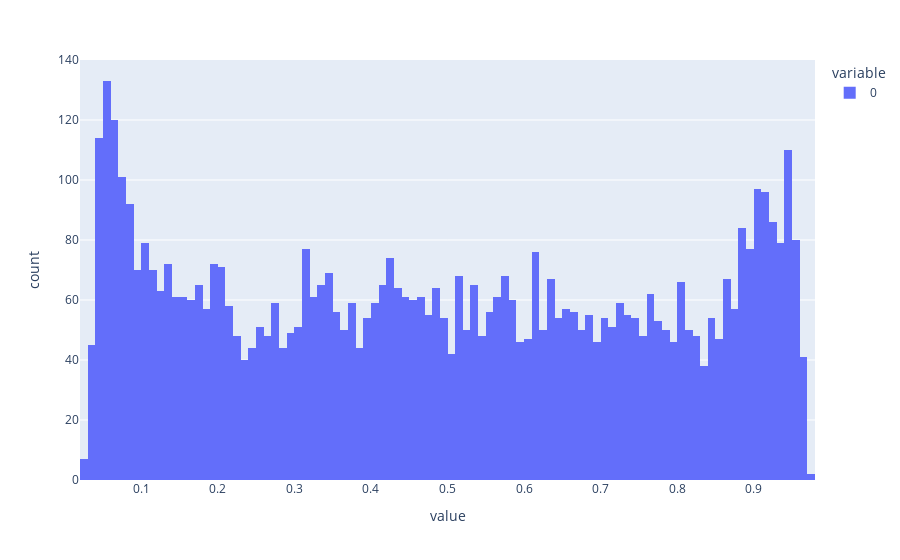

Notebook code for this chart:
### Code cell
import plotly.express as px
from sklearn.metrics import roc_auc_score

res = model.predict(side_features_test)
print(roc_auc_score(side_label_test, res))

fig = px.histogram(res, nbins=100)
fig.show()

### Figure 1 — Plotly figure (JSON) as saved in the notebook; plotly's stock layout.template omitted (floating-point values rounded to 4 significant figures; data arrays with more than 128 entries replaced by an {"elided": "..."} marker saying what was removed)
{"data": [{"bingroup": "x", "hovertemplate": "variable=0<br>value=%{x}<br>count=%{y}<extra></extra>", "legendgroup": "0", "marker": {"color": "#636efa", "pattern": {"shape": ""}}, "name": "0", "nbinsx": 100, "orientation": "v", "showlegend": true, "type": "histogram", "x": {"elided": "5890 float values"}, "xaxis": "x", "yaxis": "y"}], "layout": {"barmode": "relative", "legend": {"title": {"text": "variable"}, "tracegroupgap": 0}, "margin": {"t": 60}, "xaxis": {"anchor": "y", "domain": [0, 1], "title": {"text": "value"}}, "yaxis": {"anchor": "x", "domain": [0, 1], "title": {"text": "count"}}}}
